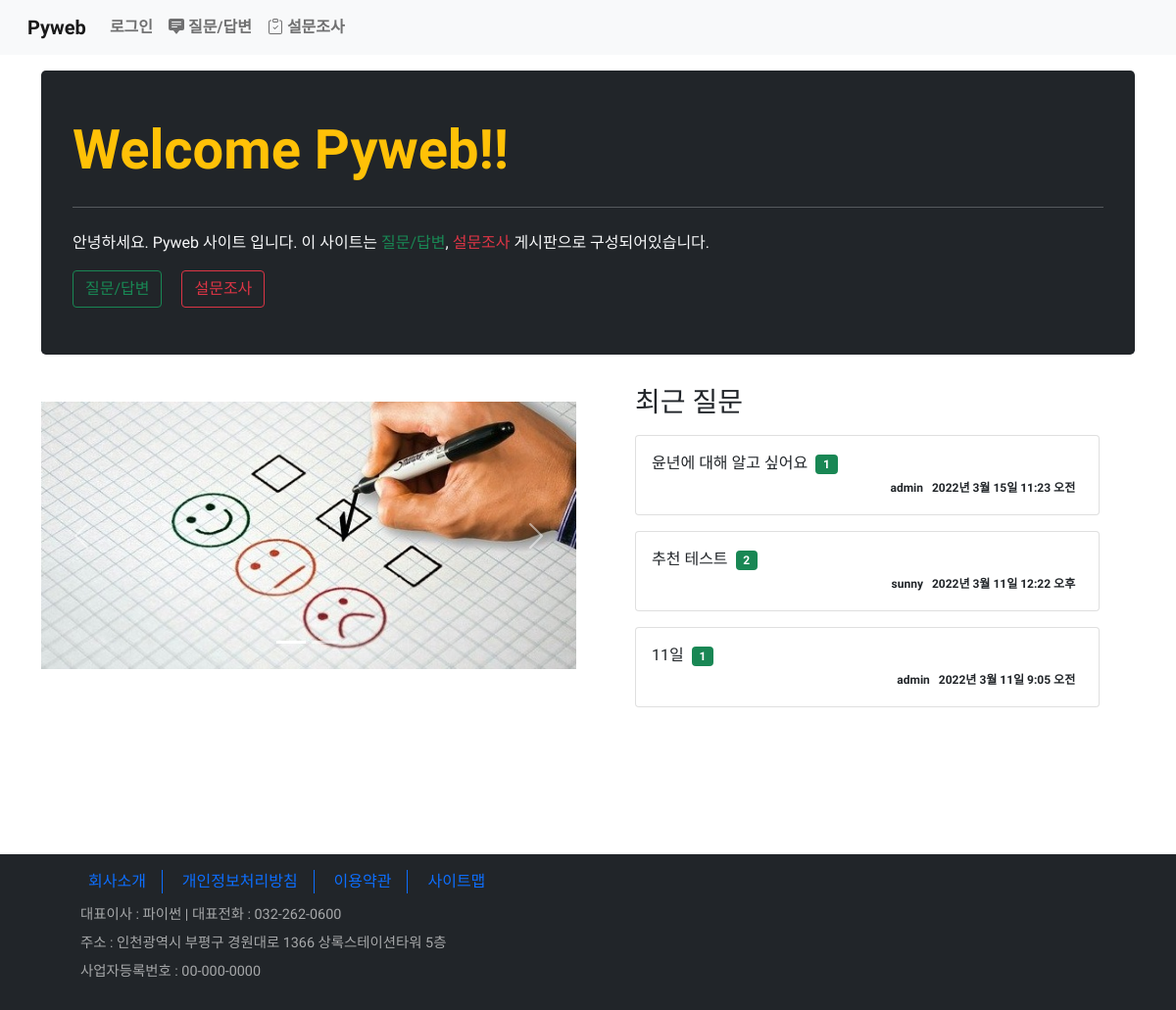
The page / on the database its author committed.
### board/models.py (models this page shows, shortened)
class Question(models.Model):
    subject = models.CharField(max_length=200)
    content = models.TextField()
    create_date = models.DateTimeField()
    modify_date = models.DateTimeField(null=True, blank=True)  # null 허용, blank - 폼 데이터 null
    author = models.ForeignKey(User, on_delete=models.CASCADE, related_name='author_question')
    voter = models.ManyToManyField(User, related_name='voter_question')  # 추천수 - 다대다 관계

### board/views/base_views.py (the view)
# urls.py: path('', base_views.index, name='index'),
def index(request):
    question_list = Question.objects.order_by('-pk')[:3]  # 최근 3개의 Question
    context = {'question_list': question_list}
    return render(request, 'board/index.html', context)

### templates/board/index.html (shortened to what this page needs)
{% extends 'base.html' %}
{% block content %}
{% load static %}
<div class="container my-3">
    <div class="jumbotron bg-dark py-5">
        <h1 class="display-4 text-warning font-weight-bold">Welcome Pyweb!!</h1>
        <hr class="my-4 text-light">
        <p class="text-light">안녕하세요. Pyweb 사이트 입니다. 이 사이트는 <span class="text-success">질문/답변</span>, <span class="text-danger">설문조사</span> 게시판으로 구성되어있습니다.</p>
        <a class="btn btn-outline-success mr-3" href="{% url 'board:boardlist' %}" role="button">질문/답변</a>
        <a class="btn btn-outline-danger" href="{% url 'polls:index' %}" role="button">설문조사</a>
    </div>
    <div class="row">
        <div class="col-6 my-3">
            <div id="carouselExampleIndicators" class="carousel slide" data-bs-ride="carousel">
                <div class="carousel-indicators">
                    <button type="button" data-bs-target="#carouselExampleIndicators" data-bs-slide-to="0" class="active" aria-current="true" aria-label="Slide 1"></button>
                    <button type="button" data-bs-target="#carouselExampleIndicators" data-bs-slide-to="1" aria-label="Slide 2"></button>
                </div>
            <div class="carousel-inner">
                <div class="carousel-item active">
                    <img src="{% static 'board/images/poll.jpg' %}" class="d-block w-100" alt="poll">
                </div>
            </div>
            <button class="carousel-control-prev" type="button" data-bs-target="#carouselExampleIndicators" data-bs-slide="prev">
                <span class="carousel-control-prev-icon" aria-hidden="true"></span>
            </button>
            <button class="carousel-control-next" type="button" data-bs-target="#carouselExampleIndicators" data-bs-slide="next">
                <span class="carousel-control-next-icon" aria-hidden="true"></span>
            </button>
            </div>
        </div>
        <div class="col-6 px-5">
           <h3>최근 질문</h3>
            {% for question in question_list %}
            <div class="card my-3">
                <div class="card-body">
                    <a href="{% url 'board:detail' question.id %}"
                       class="text-dark text-decoration-none">
                        {{ question.subject }}
                        <span class="badge bg-success ml-1">{{ question.answer_set.count }}</span>
                    </a>
                    <div class="card-text text-right">
                        <span class="badge text-dark">
                            {{ question.author }}&nbsp; &nbsp;{{ question.create_date }}
                        </span>
                    </div>
                </div>
            </div>
            {% endfor %}
        </div>
    </div>
</div>
{% endblock %}

### static/board/css/style.css (style rules this page uses)
* { font-family: 'Gowun Dodum', sans-serif; }

### rows shown on the page
Question: subject "윤년에 대해 알고 싶어요", answer_set.count "1", author "admin", create_date "2022년 3월 15일 11:23 오전"
Question: subject "추천 테스트", answer_set.count "2", author "sunny", create_date "2022년 3월 11일 12:22 오후"
Question: subject "11일", answer_set.count "1", author "admin", create_date "2022년 3월 11일 9:05 오전"
